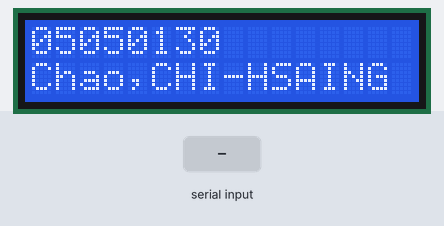
The sketch below on a simulated Arduino Uno, built with avr-gcc and run on an emulated ATmega328P. On the bench: 16×2 character LCD. Inputs (shaded band) come from the test bench.

Above: at 1.1 s.
3.3 s: "1" received over Serial
At 3.9 s:
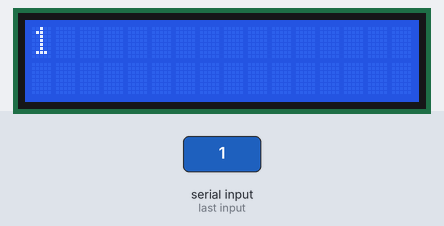
4.9 s: "0" received over Serial
At 6.2 s:
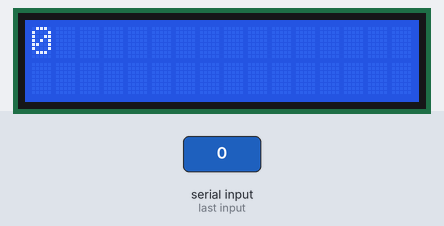
6.5 s: "2" received over Serial
At 7.6 s:
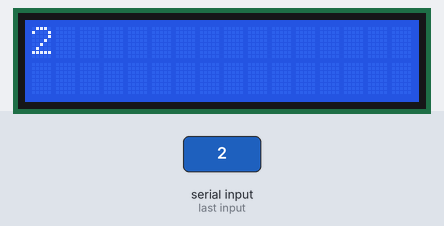
Timing chart, 0 to 9.5 s (numbered marks = the images above; inputs shaded):
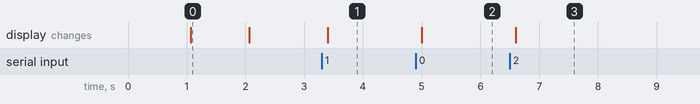

Measured:
- after the input at 3.3 s, the display: changes after 0.10 s (image 1)
- after the input at 4.9 s, the display: changes after 0.10 s (image 2)
- after the input at 6.5 s, the display: changes after 0.10 s (image 3)
- what the display in image 0 shows lasts 1.0 s, from 1.1 s to 2.1 s

The sketch:

LCD.ino
```cpp
#include<LiquidCrystal.h>
// initialize the library with the numbers of the interface pins
LiquidCrystal lcd(12, 11, 5, 4, 3, 2);

void setup() {
// set up the LCD's number of columns and rows:
lcd.begin(16, 2);
Serial.begin(9600);
lcd.setCursor(0, 0);
lcd.print("05050130");
delay(1000);
lcd.setCursor(0, 1);
lcd.print("Chao,CHI-HSAING");
delay(1000);
lcd.clear();
}

void loop() {
// when characters arrive over the serial port...
if (Serial.available()) {
// wait a bit for the entire message to arrive
delay(100);
// clear the screen
lcd.clear();
// read all the available characters
while (Serial.available() > 0) {
// display each character to the LCD
lcd.write(Serial.read());
}
}
}
```
